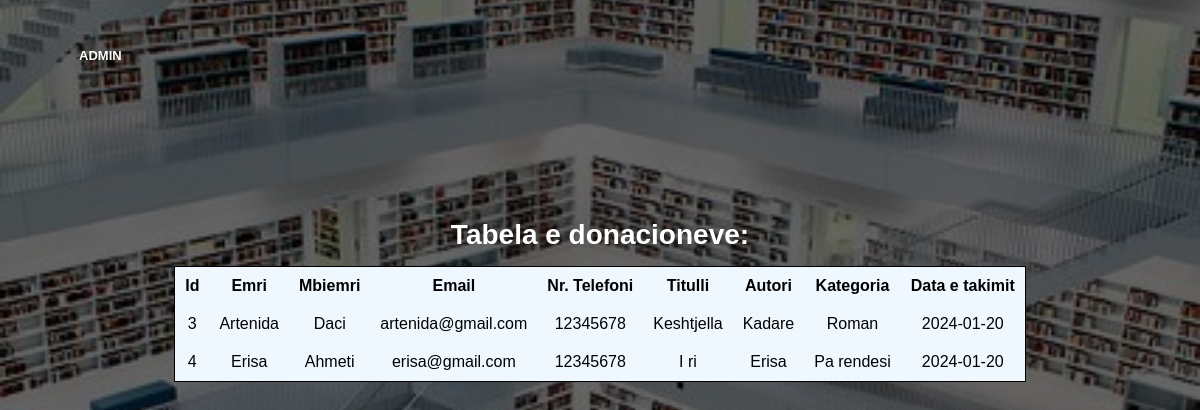
Screenshot of /donation_report.php with the database file from the repository.
### tables this page shows
CREATE TABLE `donate` (
  `donate_id` int(11) NOT NULL,
  `title` varchar(30) NOT NULL,
  `author` varchar(30) NOT NULL,
  `category` varchar(30) NOT NULL,
  `date` date NOT NULL,
  `user_id` int(11) NOT NULL
);

CREATE TABLE `users` (
  `Id_User` int(30) NOT NULL,
  `role` varchar(30) NOT NULL,
  `username` varchar(30) NOT NULL,
  `password` varchar(30) NOT NULL,
  `name` varchar(30) NOT NULL,
  `lastname` varchar(30) NOT NULL,
  `email` varchar(30) NOT NULL,
  `phone` varchar(30) NOT NULL
);

### donation_report.php (the view, shortened to what this page needs)
<?php
require("lidhja.php");
?>
<html>
<head>
</head>
<body>
    <?php
    $sql = "SELECT donate.donate_id, users.name, users.lastname, users.email, users.phone, donate.title, donate.author, donate.category, donate.date
            FROM donate
            JOIN users ON donate.user_id = users.Id_User";
    $result  = mysqli_query($conn, $sql);
    ?>
    <div class="nav-links" id="navLinks">
        <p><a href="admin_main_page.php">ADMIN</a></p>
    </div>
    <table class="table-hover">
        <caption>Tabela e donacioneve:</caption>
        <thead>
            <tr>
                <th scope="col">Id</th>
                <th scope="col">Emri</th>
                <th scope="col">Mbiemri</th>
                <th scope="col">Email</th>
                <th scope="col">Nr. Telefoni</th>
                <th scope="col">Titulli</th>
                <th scope="col">Autori</th>
                <th scope="col">Kategoria</th>
                <th scope="col">Data e takimit</th>
            </tr>
        </thead>
        <tbody>
            <?php
            while ($row = mysqli_fetch_assoc($result)) {
                echo "<tr>";
                echo "<td>{$row['donate_id']}</td>";
                echo "<td>{$row['name']}</td>";
                echo "<td>{$row['lastname']}</td>";
                echo "<td>{$row['email']}</td>";
                echo "<td>{$row['phone']}</td>";
                echo "<td>{$row['title']}</td>";
                echo "<td>{$row['author']}</td>";
                echo "<td>{$row['category']}</td>";
                echo "<td>{$row['date']}</td>";
                echo "</tr>";
            }
            ?>
        </tbody>
    </table>
</body>
</html>

### donation_report.php (style rules this page uses)
body { font-family: sans-serif; height: 100vh; background: url(images/White\ Library.jpg) center/cover no-repeat fixed; position: relative; }
body::before { content: ""; position: fixed; top: 0; left: 0; width: 100%; height: 100%; background: rgba(0, 0, 0, 0.6); z-index: -1; }
table { margin: 0 auto; margin-top: 100px; background-color: aliceblue; border-collapse: collapse; border: 1px solid black; }
td { padding: 5px; }
th, td { padding: 10px; text-align: center; }
caption { width: 700px; margin: auto; color: white; padding: 15px 0px; font-weight: bold; text-align: center; border-radius: 15px 15px 0px 0px; font-size: 28px; }
.nav-links { list-style: none; display: inline-block; padding: 2% 6%; justify-content: space-between; align-items: center; }
.nav-links a { color: white; font-weight: bold; text-decoration: none; font-size: 13px; }
.nav-links a::after { content: ''; width: 0%; height: 2px; background: red; display: block; margin: auto; transition: 0.5s; }

### rows the page displays
donate: donate_id "3", user.name "Artenida", user.lastname "Daci", user.email "artenida@gmail.com", user.phone "12345678", title "Keshtjella", author "Kadare", category "Roman", date "2024-01-20"
donate: donate_id "4", user.name "Erisa", user.lastname "Ahmeti", user.email "erisa@gmail.com", user.phone "12345678", title "I ri", author "Erisa", category "Pa rendesi", date "2024-01-20"
